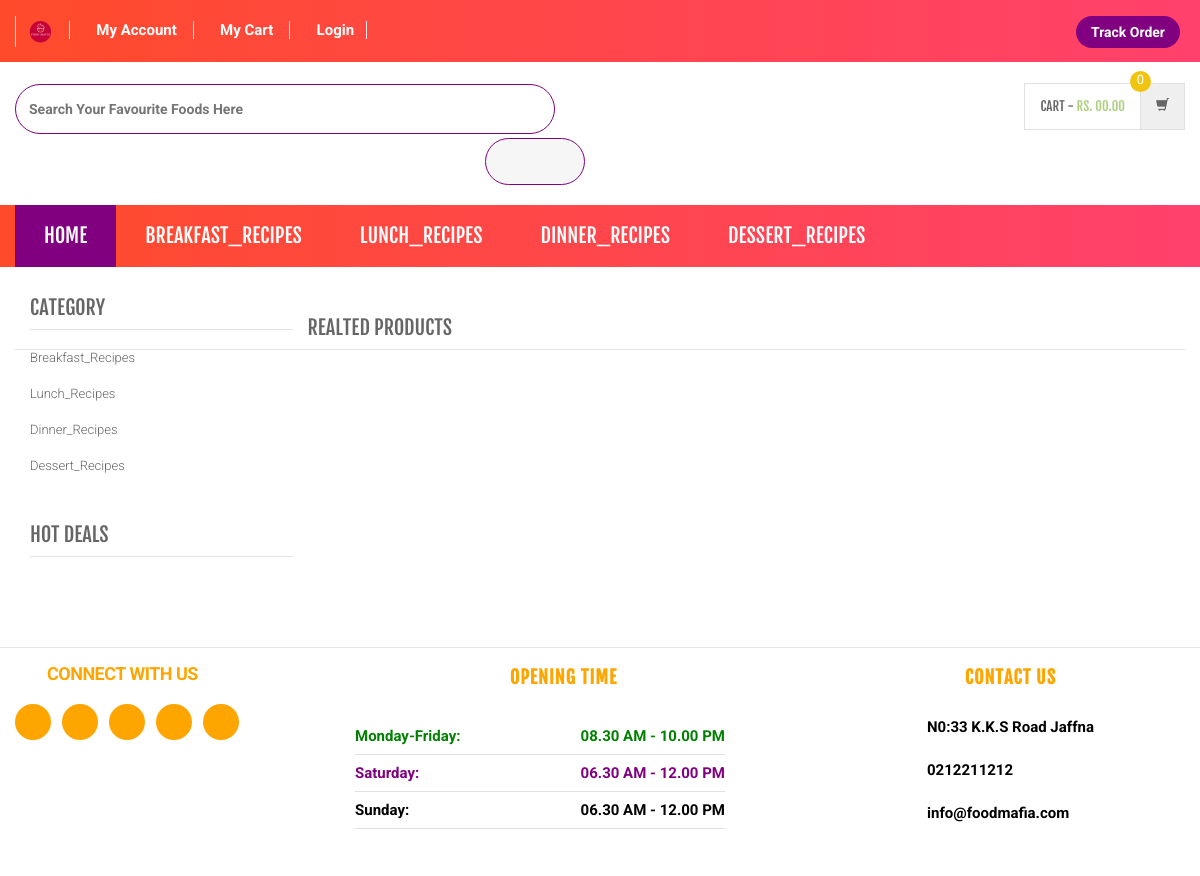
Page /product-details.php on the committed database.
### tables this page shows
CREATE TABLE `category` (
  `id` int(11) NOT NULL,
  `categoryName` varchar(255) DEFAULT NULL,
  `categoryDescription` longtext DEFAULT NULL,
  `creationDate` timestamp NOT NULL DEFAULT current_timestamp(),
  `updationDate` varchar(255) DEFAULT NULL
);

### product-details.php (the view, shortened to what this page needs)
<?php
include('includes/config.php');
?>
<!DOCTYPE html>
<html lang="en">
	<head>
	    <link rel="stylesheet" href="assets/css/bootstrap.min.css">
	    <link rel="stylesheet" href="assets/css/main.css">
	    <link rel="stylesheet" href="assets/css/green.css">
	    <link rel="stylesheet" href="assets/css/owl.carousel.css">
		<link rel="stylesheet" href="assets/css/owl.transitions.css">
		<link href="assets/css/lightbox.css" rel="stylesheet">
		<link rel="stylesheet" href="assets/css/animate.min.css">
		<link rel="stylesheet" href="assets/css/rateit.css">
		<link rel="stylesheet" href="assets/css/bootstrap-select.min.css">
		<link rel="stylesheet" href="assets/css/config.css">
		<link href="assets/css/green.css" rel="alternate stylesheet" title="Green color">
		<link href="assets/css/blue.css" rel="alternate stylesheet" title="Blue color">
		<link href="assets/css/red.css" rel="alternate stylesheet" title="Red color">
		<link href="assets/css/orange.css" rel="alternate stylesheet" title="Orange color">
		<link href="assets/css/dark-green.css" rel="alternate stylesheet" title="Darkgreen color">
		<link rel="stylesheet" href="assets/css/font-awesome.min.css">
	</head>
    <body class="cnt-home">
<header class="header-style-1">
<?php include('includes/top-header.php');?>
<?php include('includes/main-header.php');?>
<?php include('includes/menu-bar.php');?>
</header>
<div class="body-content outer-top-xs">
	<div class='container'>
		<div class='row single-product outer-bottom-sm '>
			<div class='col-md-3 sidebar'>
				<div class="sidebar-module-container">
<div class="sidebar-widget outer-bottom-xs wow fadeInUp">
	<h3 class="section-title">Category</h3>
	<div class="sidebar-widget-body m-t-10">
		<div class="accordion">
		            <?php $sql=mysqli_query($con,"select id,categoryName  from category");
while($row=mysqli_fetch_array($sql))
{
    ?>
	    	<div class="accordion-group">
	            <div class="accordion-heading">
	                <a href="category.php?cid=<?php echo $row['id'];?>"  class="accordion-toggle collapsed">
	                   <?php echo $row['categoryName'];?>
	                </a>
	            </div>
	        </div>
	        <?php } ?>
	    </div>
	</div>
</div>
<div class="sidebar-widget hot-deals wow fadeInUp">
	<h3 class="section-title">hot deals</h3>
</div>
				</div>
			</div>
<section class="section featured-product wow fadeInUp">
	<h3 class="section-title">Realted Products </h3>
</section>
			</div>
		</div>
</div>
<?php include('includes/footer.php');?>
</body>
</html>

### includes/menu-bar.php (shortened to what this page needs)
<div class="header-nav animate-dropdown" style="background: linear-gradient(to right, #FF4B2B, #FF416C);color:white;">
    <div class="container-fluid">
        <div class="yamm navbar navbar-default" role="navigation">
            <div class="nav-bg-class">
                <div class="navbar-collapse collapse" id="mc-horizontal-menu-collapse">
	<div class="nav-outer">
		<ul class="nav navbar-nav">
			<li class="dropdown yamm-fw" style="background-color:purple;">
				<a href="index.php" data-hover="dropdown" class="dropdown-toggle">Home</a>
			</li>
              <?php $sql=mysqli_query($con,"select id,categoryName  from category limit 6");
while($row=mysqli_fetch_array($sql))
{
    ?>
			<li class="dropdown yamm">
				<a href="category.php?cid=<?php echo $row['id'];?>"> <?php echo $row['categoryName'];?></a>
			</li>
			<?php } ?>
		</ul>
		<div class="clearfix"></div>
	</div>
</div>
            </div>
        </div>
    </div>
</div>

### assets/css/green.css (style rules this page uses)
a { color: #abd07e; }
.header-style-1 .header-nav { background: #abd07e; }
.sidebar .sidebar-module-container .sidebar-widget .sidebar-widget-body .accordion .accordion-group .accordion-heading .accordion-toggle, .sidebar .sidebar-module-container .sidebar-widget .sidebar-widget-body .accordion .accordion-group .accordion-heading .accordion-toggle:hover, .sidebar .sidebar-module-container .sidebar-widget .sidebar-widget-body .accordion .accordion-group .accordion-heading .accordion-toggle:focus, .sidebar .sidebar-module-container .sidebar-widget .sidebar-widget-body .accordion .accordion-group .accordion-heading .accordion-toggle:after { color: #abd07e; }

### assets/css/lightbox.css (style rules this page uses)
body:after { content: url(../images/close.png) url(../images/loading.gif) url(../images/prev.png) url(../images/next.png); display: none; }

### assets/css/blue.css (style rules this page uses)
a { color: #3498db; }
.header-style-1 .header-nav { background: #3498db; }
.sidebar .sidebar-module-container .sidebar-widget .sidebar-widget-body .accordion .accordion-group .accordion-heading .accordion-toggle, .sidebar .sidebar-module-container .sidebar-widget .sidebar-widget-body .accordion .accordion-group .accordion-heading .accordion-toggle:hover, .sidebar .sidebar-module-container .sidebar-widget .sidebar-widget-body .accordion .accordion-group .accordion-heading .accordion-toggle:focus, .sidebar .sidebar-module-container .sidebar-widget .sidebar-widget-body .accordion .accordion-group .accordion-heading .accordion-toggle:after { color: #3498db; }

### assets/css/red.css (style rules this page uses)
a { color: #ff6c6c; }
.header-style-1 .header-nav { background: #ff6c6c; }
.sidebar .sidebar-module-container .sidebar-widget .sidebar-widget-body .accordion .accordion-group .accordion-heading .accordion-toggle, .sidebar .sidebar-module-container .sidebar-widget .sidebar-widget-body .accordion .accordion-group .accordion-heading .accordion-toggle:hover, .sidebar .sidebar-module-container .sidebar-widget .sidebar-widget-body .accordion .accordion-group .accordion-heading .accordion-toggle:focus, .sidebar .sidebar-module-container .sidebar-widget .sidebar-widget-body .accordion .accordion-group .accordion-heading .accordion-toggle:after { color: #ff6c6c; }

### assets/css/orange.css (style rules this page uses)
a { color: #f39c12; }
.header-style-1 .header-nav { background: #f39c12; }
.sidebar .sidebar-module-container .sidebar-widget .sidebar-widget-body .accordion .accordion-group .accordion-heading .accordion-toggle, .sidebar .sidebar-module-container .sidebar-widget .sidebar-widget-body .accordion .accordion-group .accordion-heading .accordion-toggle:hover, .sidebar .sidebar-module-container .sidebar-widget .sidebar-widget-body .accordion .accordion-group .accordion-heading .accordion-toggle:focus, .sidebar .sidebar-module-container .sidebar-widget .sidebar-widget-body .accordion .accordion-group .accordion-heading .accordion-toggle:after { color: #f39c12; }

### assets/css/dark-green.css (style rules this page uses)
a { color: #12cca7; }
.header-style-1 .header-nav { background: #12cca7; }
.sidebar .sidebar-module-container .sidebar-widget .sidebar-widget-body .accordion .accordion-group .accordion-heading .accordion-toggle, .sidebar .sidebar-module-container .sidebar-widget .sidebar-widget-body .accordion .accordion-group .accordion-heading .accordion-toggle:hover, .sidebar .sidebar-module-container .sidebar-widget .sidebar-widget-body .accordion .accordion-group .accordion-heading .accordion-toggle:focus, .sidebar .sidebar-module-container .sidebar-widget .sidebar-widget-body .accordion .accordion-group .accordion-heading .accordion-toggle:after { color: #12cca7; }

### rows in the picture
category: categoryName "BREAKFAST_RECIPES", categoryName "Breakfast_Recipes"
category: categoryName "LUNCH_RECIPES", categoryName "Lunch_Recipes"
category: categoryName "DINNER_RECIPES", categoryName "Dinner_Recipes"
category: categoryName "DESSERT_RECIPES", categoryName "Dessert_Recipes"
